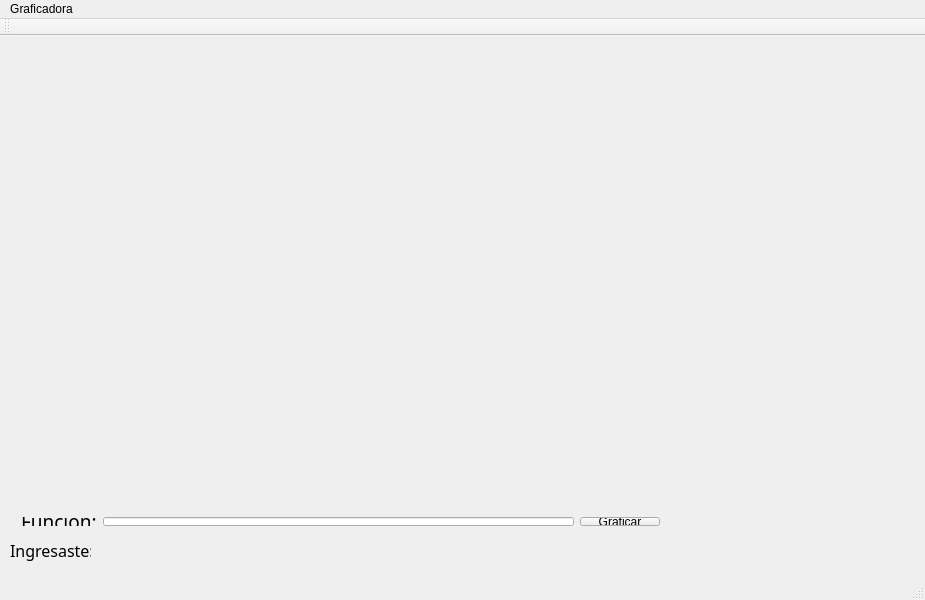
<?xml version="1.0" encoding="UTF-8"?>
<ui version="4.0">
 <class>Graficadora</class>
 <widget class="QMainWindow" name="Graficadora">
  <property name="geometry">
   <rect>
    <x>0</x>
    <y>0</y>
    <width>925</width>
    <height>600</height>
   </rect>
  </property>
  <property name="windowTitle">
   <string>Graficadora</string>
  </property>
  <widget class="QWidget" name="centralWidget">
   <widget class="QVTKWidget" name="qvtkWidget" native="true">
    <property name="geometry">
     <rect>
      <x>10</x>
      <y>10</y>
      <width>661</width>
      <height>451</height>
     </rect>
    </property>
   </widget>
   <widget class="QWidget" name="horizontalLayoutWidget">
    <property name="geometry">
     <rect>
      <x>10</x>
      <y>470</y>
      <width>661</width>
      <height>31</height>
     </rect>
    </property>
    <layout class="QHBoxLayout" name="horizontalLayout">
     <item>
      <widget class="QLabel" name="label">
       <property name="font">
        <font>
         <family>NanumGothic</family>
         <pointsize>14</pointsize>
        </font>
       </property>
       <property name="text">
        <string>Función:</string>
       </property>
      </widget>
     </item>
     <item>
      <widget class="QLineEdit" name="Input"/>
     </item>
     <item>
      <widget class="QPushButton" name="Boton">
       <property name="text">
        <string>Graficar</string>
       </property>
      </widget>
     </item>
    </layout>
   </widget>
   <widget class="QLabel" name="label_2">
    <property name="geometry">
     <rect>
      <x>10</x>
      <y>500</y>
      <width>81</width>
      <height>29</height>
     </rect>
    </property>
    <property name="font">
     <font>
      <family>NanumGothic</family>
      <pointsize>12</pointsize>
     </font>
    </property>
    <property name="text">
     <string>Ingresaste:</string>
    </property>
   </widget>
   <widget class="QLabel" name="Output">
    <property name="geometry">
     <rect>
      <x>100</x>
      <y>500</y>
      <width>411</width>
      <height>31</height>
     </rect>
    </property>
    <property name="font">
     <font>
      <family>NanumGothic</family>
      <pointsize>11</pointsize>
     </font>
    </property>
    <property name="text">
     <string/>
    </property>
   </widget>
  </widget>
  <widget class="QMenuBar" name="menuBar">
   <property name="geometry">
    <rect>
     <x>0</x>
     <y>0</y>
     <width>925</width>
     <height>20</height>
    </rect>
   </property>
   <widget class="QMenu" name="menuGraficadora">
    <property name="title">
     <string>Graficadora</string>
    </property>
   </widget>
   <addaction name="menuGraficadora"/>
  </widget>
  <widget class="QToolBar" name="mainToolBar">
   <attribute name="toolBarArea">
    <enum>TopToolBarArea</enum>
   </attribute>
   <attribute name="toolBarBreak">
    <bool>false</bool>
   </attribute>
  </widget>
  <widget class="QStatusBar" name="statusBar"/>
 </widget>
 <layoutdefault spacing="6" margin="11"/>
 <customwidgets>
  <customwidget>
   <class>QVTKWidget</class>
   <extends>QWidget</extends>
   <header location="global">QVTKWidget.h</header>
  </customwidget>
 </customwidgets>
 <resources/>
 <connections/>
</ui>
